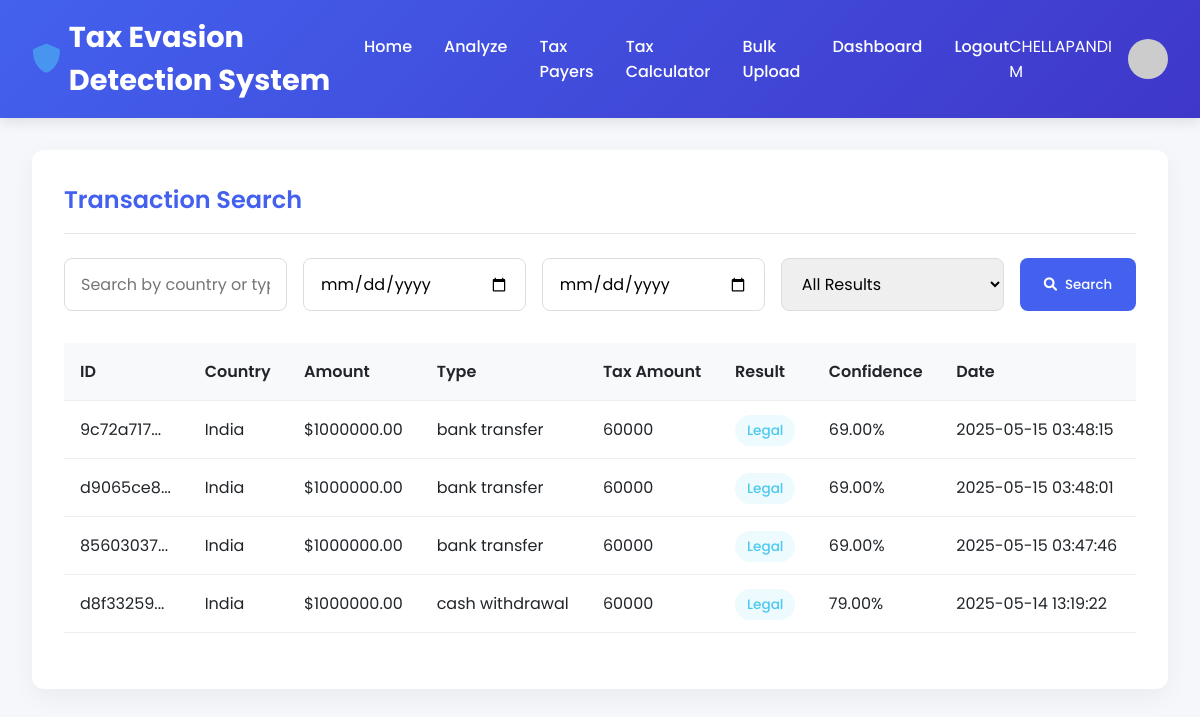
Screenshot of /search (signed in) with the database file from the repository.
### tables this page shows
CREATE TABLE transactions (
            id INTEGER PRIMARY KEY AUTOINCREMENT,
            transaction_id TEXT UNIQUE,
            country TEXT,
            amount REAL,
            transaction_type TEXT,
            tax_amount INTEGER,
            prediction_result TEXT,
            confidence INTEGER,
            timestamp DATETIME DEFAULT CURRENT_TIMESTAMP,
            user_email TEXT,
            notes TEXT
        );

### app.py (the view)
@app.route('/search')
def search():
    query = request.args.get('q', '')
    start_date = request.args.get('start_date', '')
    end_date = request.args.get('end_date', '')
    result_type = request.args.get('result_type', '')
    results = search_transactions(query, start_date, end_date, result_type)
    return render_template('search.html',
                         results=results.to_dict('records'),
                         query=query,
                         start_date=start_date,
                         end_date=end_date,
                         result_type=result_type)

### app.py (called while the page is built)
def search_transactions(search_term=None, start_date=None, end_date=None, result_type=None):
    query = 'SELECT * FROM transactions WHERE 1=1'
    params = []
    if search_term:
        query += ' AND (country LIKE ? OR transaction_type LIKE ?)'
        params.extend([f'%{search_term}%', f'%{search_term}%'])
    if start_date:
        query += ' AND timestamp >= ?'
        params.append(start_date)
    if end_date:
        query += ' AND timestamp <= ?'
        params.append(end_date)
    if result_type:
        query += ' AND prediction_result = ?'
        params.append(result_type)
    query += ' ORDER BY timestamp DESC LIMIT 100'
    with sqlite3.connect(DB_NAME) as conn:
        df = pd.read_sql(query, conn, params=params)
    return df

### templates/search.html (shortened to what this page needs)
{% extends "base.html" %}
{% block content %}
    <div class="card">
        <div class="card-header">
            <h2 class="card-title">Transaction Search</h2>
        </div>
        <div class="card-body">
            <form class="search-form" action="{{ url_for('search') }}" method="GET">
                <input type="text" class="form-control" name="q" placeholder="Search by country or type..." value="{{ query }}">
                <input type="date" class="form-control" name="start_date" value="{{ start_date }}">
                <input type="date" class="form-control" name="end_date" value="{{ end_date }}">
                <select class="form-control" name="result_type">
                    <option value="">All Results</option>
                </select>
                <button type="submit" class="btn btn-primary">
                    <i class="fas fa-search"></i> Search
                </button>
            </form>
            {% if results %}
            <table class="table">
                <thead>
                    <tr>
                        <th>ID</th>
                        <th>Country</th>
                        <th>Amount</th>
                        <th>Type</th>
                        <th>Tax Amount</th>
                        <th>Result</th>
                        <th>Confidence</th>
                        <th>Date</th>
                    </tr>
                </thead>
                <tbody>
                    {% for tx in results %}
                    <tr>
                        <td>{{ tx.transaction_id[:8] }}...</td>
                        <td>{{ tx.country }}</td>
                        <td>${{ "%.2f"|format(tx.amount) }}</td>
                        <td>{{ tx.transaction_type }}</td>
                        <td>{{ tx.tax_amount }}</td>
                        <td>
                            <span class="badge badge-{{ 'success' if tx.prediction_result == 'Legal' else 'danger' }}">
                                {{ tx.prediction_result }}
                            </span>
                        </td>
                        <td>{{ "%.2f"|format(tx.confidence * 100) }}%</td>
                        <td>{{ tx.timestamp }}</td>
                    </tr>
                    {% endfor %}
                </tbody>
            </table>
            {% else %}
            <div style="text-align: center; padding: 2rem; color: #666;">
                <i class="fas fa-search" style="font-size: 3rem; margin-bottom: 1rem;"></i>
                <h3>No transactions found</h3>
                <p>Try adjusting your search criteria</p>
            </div>
            {% endif %}
        </div>
    </div>
{% endblock %}

### templates/base.html (shortened to what this page needs)
<!DOCTYPE html>
<html lang="en">
<head>
    <link rel="stylesheet" href="https://cdnjs.cloudflare.com/ajax/libs/font-awesome/6.0.0/css/all.min.css">
</head>
<body>
    <nav class="navbar">
        <div class="logo">
            <i class="fas fa-shield-alt"></i>
            <span>Tax Evasion Detection System</span>
        </div>
        <div class="nav-links">
            <a href="{{ url_for('index') }}">Home</a>
            <a href="{{ url_for('analyze') }}">Analyze</a>
            <a href="{{ url_for('tax_find') }}">Tax Payers</a>
            <a href="{{ url_for('tax_calculator') }}">Tax Calculator</a>
            <a href="{{ url_for('upload') }}">Bulk Upload</a>
            {% if 'user_email' in session %}
                <a href="{{ url_for('dashboard') }}">Dashboard</a>
                <a href="{{ url_for('logout') }}">Logout</a>
            {% else %}
                <a href="{{ url_for('login') }}">Login</a>
                <a href="{{ url_for('register') }}">Register</a>
            {% endif %}
        </div>
        {% if 'user_email' in session %}
        <div class="user-info">
            <span>{{ session['user_name'] }}</span>
            <img src="https://ui-avatars.com/api/?name={{ session['user_name'] }}&background=4361ee&color=fff" alt="User">
        </div>
        {% endif %}
    </nav>
    <div class="container">
        {% block content %}{% endblock %}
    </div>
</body>
</html>

### templates/base.html (style rules this page uses)
:root { --primary: #4361ee; --secondary: #3f37c9; --accent: #4895ef; --light: #f8f9fa; --dark: #212529; --success: #4cc9f0; --danger: #f72585; --warning: #f8961e; }
* { margin: 0; padding: 0; box-sizing: border-box; font-family: 'Poppins', sans-serif; }
body { background-color: #f5f7fa; color: var(--dark); min-height: 100vh; }
.navbar { background: linear-gradient(135deg, var(--primary), var(--secondary)); color: white; padding: 1rem 2rem; display: flex; justify-content: space-between; align-items: center; box-shadow: 0 4px 12px rgba(0, 0, 0, 0.1); position: relative; z-index: 100; }
.logo { font-size: 1.8rem; font-weight: 700; display: flex; align-items: center; }
.logo i { margin-right: 0.5rem; color: var(--accent); }
.nav-links { display: flex; gap: 2rem; }
.nav-links a { color: white; text-decoration: none; font-weight: 500; transition: all 0.3s ease; position: relative; }
.nav-links a::after { content: ''; position: absolute; bottom: -5px; left: 0; width: 0; height: 2px; background-color: var(--accent); transition: width 0.3s ease; }
.user-info { display: flex; align-items: center; gap: 1rem; }
.user-info img { width: 40px; height: 40px; border-radius: 50%; object-fit: cover; }
.container { max-width: 1200px; margin: 2rem auto; padding: 0 2rem; }
.card { background: white; border-radius: 12px; box-shadow: 0 8px 24px rgba(0, 0, 0, 0.05); padding: 2rem; margin-bottom: 2rem; transition: transform 0.3s ease, box-shadow 0.3s ease; }
.card-header { display: flex; justify-content: space-between; align-items: center; margin-bottom: 1.5rem; padding-bottom: 1rem; border-bottom: 1px solid rgba(0, 0, 0, 0.1); }
.card-title { font-size: 1.5rem; font-weight: 600; color: var(--primary); }
.btn { padding: 0.75rem 1.5rem; border-radius: 8px; border: none; font-weight: 500; cursor: pointer; transition: all 0.3s ease; display: inline-flex; align-items: center; justify-content: center; gap: 0.5rem; }
.btn-primary { background-color: var(--primary); color: white; }
.form-control { width: 100%; padding: 0.75rem 1rem; border: 1px solid #ddd; border-radius: 8px; font-size: 1rem; transition: border-color 0.3s ease, box-shadow 0.3s ease; }
.table { width: 100%; border-collapse: collapse; margin-bottom: 1.5rem; }
.table th, .table td { padding: 1rem; text-align: left; border-bottom: 1px solid #eee; }
.table th { background-color: #f8f9fa; font-weight: 600; color: var(--dark); }
.badge { padding: 0.35rem 0.75rem; border-radius: 50px; font-size: 0.85rem; font-weight: 500; }
.badge-success { background-color: rgba(76, 201, 240, 0.1); color: var(--success); }
.search-form { display: flex; gap: 1rem; margin-bottom: 2rem; }
.search-form .form-control { flex: 1; }

### rows the page displays
transactions: transaction_id "9c72a717", country "India", amount "1000000.00", transaction_type "bank transfer", tax_amount "60000", prediction_result "Legal", tx.confidence*100 "69.00", timestamp "2025-05-15 03:48:15"
transactions: transaction_id "d9065ce8", country "India", amount "1000000.00", transaction_type "bank transfer", tax_amount "60000", prediction_result "Legal", tx.confidence*100 "69.00", timestamp "2025-05-15 03:48:01"
transactions: transaction_id "85603037", country "India", amount "1000000.00", transaction_type "bank transfer", tax_amount "60000", prediction_result "Legal", tx.confidence*100 "69.00", timestamp "2025-05-15 03:47:46"
transactions: transaction_id "d8f33259", country "India", amount "1000000.00", transaction_type "cash withdrawal", tax_amount "60000", prediction_result "Legal", tx.confidence*100 "79.00", timestamp "2025-05-14 13:19:22"

### other values shown
{{ session['user_name'] }} "CHELLAPANDI M"
